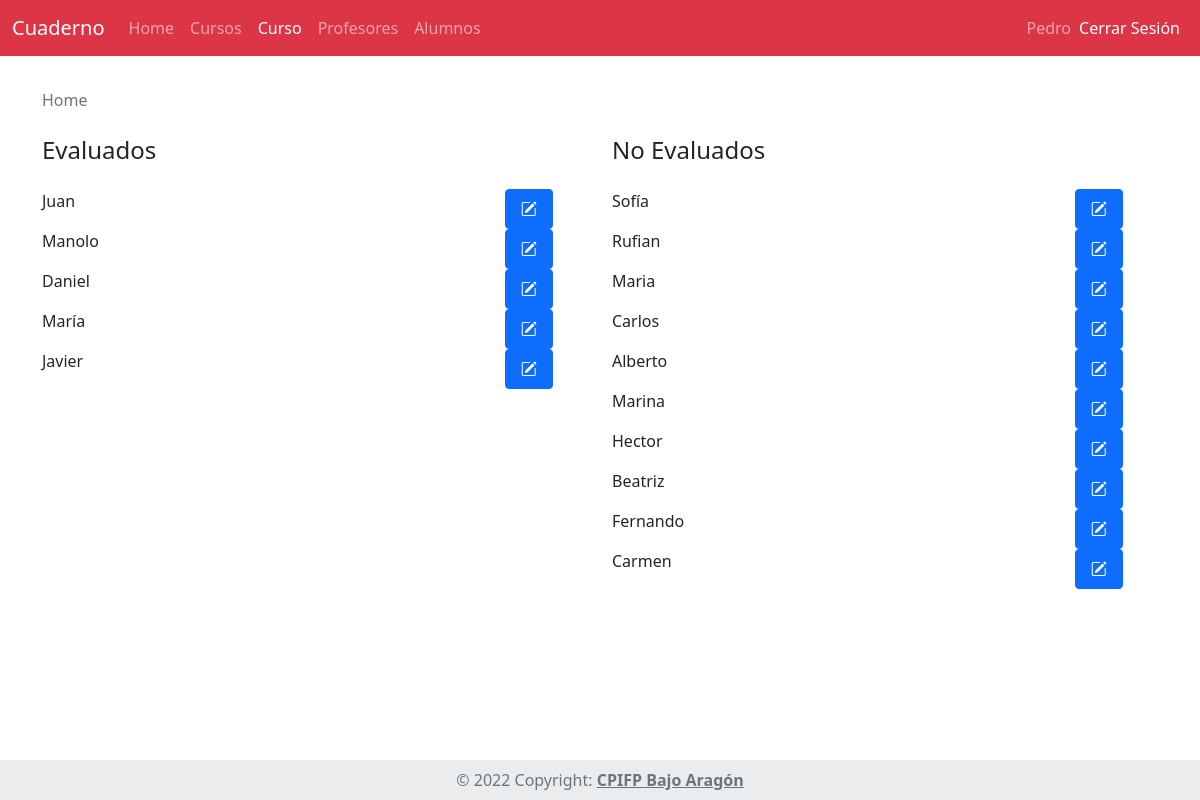
Screenshot of /Cuaderno/curso/ver_material/2 (signed in) with the database file from the repository.
### tables this page shows
CREATE TABLE `Persona` (
  `id_persona` int NOT NULL,
  `dni` varchar(9) DEFAULT NULL,
  `clave` varchar(256) NOT NULL,
  `nombre` varchar(40) NOT NULL,
  `apellidos` varchar(50) NOT NULL,
  `mail` varchar(50) NOT NULL,
  `telefono` int NOT NULL,
  `id_rol` int NOT NULL
);

### Cuaderno/App/controladores/Curso.php (called while the page is built, shortened)
<?php
class Curso extends Controlador{
    public function __construct(){
        $this->datos["menuActivo"] = "cursos";
        $this->CursoModelo = $this->Modelo('CursoModelo');
        $this->datos['rolesPermitidos'] = [1,2,3];
    }
    public function ver_material($id_material) {
            $this->datos["menuActivo"] = "curso";
            $this->datos["material"] = $this->CursoModelo->getMaterial($id_material);
            $this->datos["cursoactual"]= $this->CursoModelo->getCursoMaterial($id_material);
            $this->datos["materialRealizado"] = $this->CursoModelo->getAlumnosRealizados($id_material);
            $this->datos["materialNoRealizado"] = $this->CursoModelo->getAlumnosNoRealizados($id_material);
            $this->vista("/CursosProfesor/ver_material",$this->datos);
    }
}

### Cuaderno/App/librerias/Core.php (called while the page is built, shortened)
<?php
class Core{
    protected $metodoActual = 'index';
    public function __construct(){
        $url = $this->getUrl();
        if(isset($url[0])){
			if(file_exists('../App/controladores/'.ucwords($url[0]).'.php')){
				unset($url[0]);
			}
		}
		$this->controladorActual = new $this->controladorActual;
        if(isset($url[1])){
            if(method_exists($this->controladorActual,$url[1])){
                $this->metodoActual = $url[1];
                unset($url[1]);
            }
        }
		$this->parametros = $url ? array_values($url) : [];
		call_user_func_array([$this->controladorActual,$this->metodoActual], $this->parametros);
    }
    public function getUrl(){
        if(isset($_GET['url'])){
            $url = ltrim($_GET['url'],'/');
            $url = filter_var($url,FILTER_SANITIZE_URL);
            $url = explode('/',$url);
            return $url;
        }
    }
}

### Cuaderno/public/index.php (called while the page is built, shortened)
<?php
$iniciar = new Core;

### Cuaderno/App/librerias/Base.php (called while the page is built, shortened)
<?php
    class Base {
        private $host = DB_HOST;
        private $usuario = DB_USUARIO;
        private $password = DB_PASSWORD;
        private $nombre_base = DB_NOMBRE;
        private $charset = 'utf8mb4';
        private $dbh;
        private $stmt;
        public function __construct(){
            $dsn = "mysql:host=$this->host;dbname=$this->nombre_base;charset=$this->charset";
            $opciones = array(
                PDO::ATTR_PERSISTENT => true,
                PDO::ATTR_ERRMODE => PDO::ERRMODE_EXCEPTION
            );
            try {
                $this->dbh = new PDO($dsn, $this->usuario, $this->password, $opciones);
            } catch (PDOException $e) {
                $this->error = $e->getMessage();
                echo $this->error;
            }
        }
        public function query($sql){
            $this->stmt = $this->dbh->prepare($sql);
        }
        public function bind($parametro,$valor,$tipo = null){
            if (is_null($tipo)) {
                switch (true) {
                    default:
                        $tipo = PDO::PARAM_STR;
                        break;
                }
            }
            $this->stmt->bindValue($parametro,$valor,$tipo);
        }
        public function execute(){
            return $this->stmt->execute();
        }
        public function registros(){
            $this->execute();
            return $this->stmt->fetchAll(PDO::FETCH_OBJ);
        }
        public function registro(){
            $this->execute();
            return $this->stmt->fetch(PDO::FETCH_OBJ);
        }
    }

### Cuaderno/App/modelos/CursoModelo.php (called while the page is built, shortened)
<?php
class CursoModelo {
    private $db;
    public function __construct(){
        $this->db = new Base;
    }
    public function getMaterial($id_material) {
        $this->db->query("SELECT * FROM Material WHERE id_material = :id_material");
        $this->db->bind(':id_material',trim($id_material));
        return $this->db->registro();
    }
    public function getAlumnosRealizados($id_material){
        $this->db->query("SELECT P.id_persona, P.nombre FROM Realizar R INNER JOIN Persona P WHERE R.id_evaluable = :id_material AND R.id_alumno = P.id_persona");
        $this->db->bind(':id_material',trim($id_material));
        return $this->db->registros();
    }
    public function getAlumnosNoRealizados($id_material){
        $this->db->query("SELECT P.id_persona, P.nombre
                        FROM Alumno A INNER JOIN Persona P
                        LEFT JOIN Realizar R ON A.id_alumno = R.id_alumno AND R.id_evaluable = :id_material
                        WHERE R.id_alumno IS NULL AND A.id_alumno = P.id_persona");
        $this->db->bind(':id_material',trim($id_material));
        return $this->db->registros();
    }
    public function getCursoMaterial($id_material){
        $this->db->query("SELECT M.id_curso FROM Curso C INNER JOIN Material M WHERE C.id_curso = M.id_curso AND M.id_material = :id_material");
        $this->db->bind(':id_material',trim($id_material));
        return $this->db->registroIndividual();
    }
}

### Cuaderno/App/vistas/CursosProfesor/ver_material.php (the view, shortened to what this page needs)
<?php require_once RUTA_APP.'/vistas/inc/header_curso.php'; ?>
<div class="container">
    <nav aria-label="breadcrumb">
        <ol class="breadcrumb mt-3">
            <li class="breadcrumb-item active" aria-current="page">Home</li>
        </ol>
    </nav>
    <div class="row mt-4">
        <div class="col-6">
            <h4 class="mb-4"> Evaluados </h4>
            <div class="row">
                <?php foreach($datos["materialRealizado"] as $alumno): ?>
                    <p class="col-10"> <?php echo $alumno->nombre ?>  </p>
                    <button
                    type="button"
                    class="btn btn-primary col-1"
                    <?php echo "onclick='generarModal(".$datos['material']->id_material.",".$alumno->id_persona.")'" ?>>
                        <i class="bi bi-pencil-square"></i>
                    </button>
                <?php endforeach ?>
            </div>
        </div>
        <div class="col-6">
            <h4 class="mb-4"> No Evaluados </h4>
                <div class="row">
                    <?php foreach($datos["materialNoRealizado"] as $alumno): ?>
                        <p class="col-10"> <?php echo $alumno->nombre ?> </p>
                        <button
                        type="button"
                        class="btn btn-primary col-1"
                        <?php echo "onclick='generarModal(".$datos['material']->id_material.",".$alumno->id_persona.")'" ?>>
                            <i class="bi bi-pencil-square"></i>
                        </button>
                    <?php endforeach ?>
                </div>
        </div>
    </div>
</div>
<?php require_once RUTA_APP.'/vistas/inc/footer.php' ?>

### Cuaderno/App/librerias/Controlador.php (shortened to what this page needs)
<?php
class Controlador{
    public function modelo($modelo){
        return new $modelo;
    }
    public function vista($vista, $datos = []){
        if(file_exists('../App/vistas/'.$vista.'.php')){
            require_once '../App/vistas/'.$vista.'.php';
        } else {
            die('la vista no existe');
        }
    }
}

### Cuaderno/App/vistas/inc/header_curso.php (shortened to what this page needs)
<!DOCTYPE html>
<html lang="es">
<head>
    <link href="https://cdn.jsdelivr.net/npm/bootstrap@5.0.2/dist/css/bootstrap.min.css" rel="stylesheet">
    <link rel="stylesheet" href="https://cdn.jsdelivr.net/npm/bootstrap-icons@1.10.2/font/bootstrap-icons.css">
    <link rel="stylesheet" href="<?php echo RUTA_URL?>/css/estilos.css">
</head>
<body>
    <nav class="navbar navbar-expand-lg navbar-dark bg-danger fixed-top">
        <div class="container-fluid">
            <a class="navbar-brand" href="<?php echo RUTA_URL ?>/">Cuaderno</a>
            <div class="collapse navbar-collapse" id="navbarNav">
                <ul class="navbar-nav">
                    <li class="nav-item">
                        <?php if (isset($datos['menuActivo']) && $datos['menuActivo'] == 'home' ): ?>
                            <a class="nav-link active" aria-current="page" href="<?php echo RUTA_URL ?>">Home</a>
                        <?php else: ?>
                            <a class="nav-link" aria-current="page" href="<?php echo RUTA_URL ?>">Home</a>
                        <?php endif ?>
                    </li>
                    <li class="nav-item">
                        <?php if (isset($datos['menuActivo']) && $datos['menuActivo'] == 'cursos' ): ?>
                            <a class="nav-link active" href="<?php echo RUTA_URL ?>/curso/">Cursos</a>
                        <?php else: ?>
                            <a class="nav-link" href="<?php echo RUTA_URL ?>/curso/">Cursos</a>
                        <?php endif ?>
                    </li>
                    <li class="nav-item">
                        <?php if (isset($datos['menuActivo']) && $datos['menuActivo'] == 'curso' ): ?>
                            <a class="nav-link active" href="<?php echo RUTA_URL?>/curso/ver_curso/<?php echo $datos["cursoactual"];?>/">Curso</a>
                        <?php else: ?>
                            <a class="nav-link" href="<?php echo RUTA_URL?>/curso/ver_curso/<?php echo $datos["cursoactual"];?>">Curso</a>
                        <?php endif ?>
                    </li>
                    <li class="nav-item">
                        <?php if (isset($datos['menuActivo']) && $datos['menuActivo'] == 'profesor' ): ?>
                            <a class="nav-link active" href="<?php echo RUTA_URL?>/curso/ver_profesores/<?php echo $datos["cursoactual"];?>">Profesores</a>
                        <?php else: ?>
                            <a class="nav-link" href="<?php echo RUTA_URL?>/curso/ver_profesores/<?php echo $datos["cursoactual"];?>">Profesores</a>
                        <?php endif ?>
                    </li>
                    <li class="nav-item">
                        <?php if (isset($datos['menuActivo']) && $datos['menuActivo'] == 'alumno' ): ?>
                            <a class="nav-link active" href="<?php echo RUTA_URL?>/curso/ver_alumnos/<?php echo $datos["cursoactual"];?>">Alumnos</a>
                        <?php else: ?>
                            <a class="nav-link" href="<?php echo RUTA_URL?>/curso/ver_alumnos/<?php echo $datos["cursoactual"];?>">Alumnos</a>
                        <?php endif ?>
                    </li>
                </ul>
                <ul class="navbar-nav ms-auto mb-2 mb-md-0">
                    <li class="navbar-text">
                        <?php echo $datos['usuarioSesion']->nombre ?>
                    </li>
                    <li class="nav-item">
                        <a class="nav-link active" aria-current="page"
                            href="<?php echo RUTA_URL ?>/login/logout">Cerrar Sesión</a>
                    </li>
                </ul>
            </div>
        </div>
    </nav>
    <br><br><br>

### Cuaderno/App/vistas/inc/footer.php (shortened to what this page needs)
        <br><br>
        <footer class="text-center text-lg-start bg-light text-muted fixed-bottom">
            <div class="text-center p-2" style="background-color: rgba(0, 0, 0, 0.05);">
                © 2022 Copyright:
                <a class="text-reset fw-bold" target="_blank" href="https://cpifpbajoaragon.com/">
                    CPIFP Bajo Aragón
                </a>
            </div>
        </footer>
    </body>
</html>

### rows the page displays
persona: nombre "Juan"
persona: nombre "Manolo"
persona: nombre "Daniel"
persona: nombre "María"
persona: nombre "Javier"
persona: nombre "Sofía"
persona: nombre "Rufian"
persona: nombre "Maria"
persona: nombre "Carlos"
persona: nombre "Alberto"
persona: nombre "Marina"
persona: nombre "Hector"
persona: nombre "Beatriz"
persona: nombre "Fernando"
persona: nombre "Carmen"

### other values shown
$datos['usuarioSesion']->nombre "Pedro"
